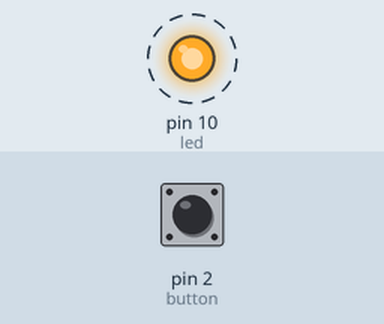
Simulated run of this sketch. Board: Arduino Uno, built with avr-gcc and run on an emulated ATmega328P. On the bench: output pins drawn as LEDs (lit = HIGH). Dashed ring = blinking. The inputs (shaded band) are chosen by the test bench; at power-on: pin 2 (button) LOW.

Above: at 0.5 s.
Timing chart, 0 to 4.6 s (numbered marks = the images above):
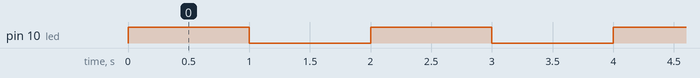

The sketch:

Lab2-SwitchInput.ino
```cpp
//Switch Input: Examples -> 02. Digital -> Button

const int button = 2;
const int led = 10;

int buttonState = 0;

void setup()
{
  pinMode(led, OUTPUT);
  pinMode(button, INPUT);
}

void loop()
{
  buttonState = digitalRead(button);
  //Pushed HIGH

  if(buttonState == HIGH)
  {
    digitalWrite(led, HIGH);
    delay(250);
    digitalWrite(led, LOW);
    delay(250);
  }
  else
  {
    digitalWrite(led, HIGH);
    delay(1000);
    digitalWrite(led, LOW);
    delay(1000);
  }
}
```

Measured:
- by itself, pin 10 (led): alternates HIGH for 1.0 s and LOW for 1.0 s
